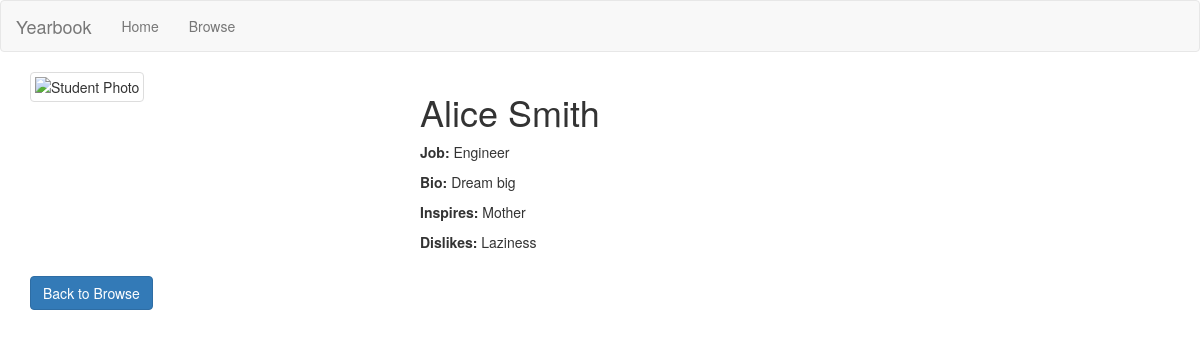
The page /student_page.php?id=3 on the database its author committed.
### tables this page shows
CREATE TABLE `students_login` (
  `id` int(8) NOT NULL,
  `fn` varchar(16) NOT NULL,
  `ln` varchar(16) NOT NULL,
  `photo` varchar(64) DEFAULT NULL,
  `job` varchar(64) DEFAULT NULL,
  `words` varchar(256) DEFAULT NULL,
  `inspire` varchar(256) DEFAULT NULL,
  `dislike` varchar(256) DEFAULT NULL,
  `email` varchar(100) NOT NULL,
  `password` varchar(255) NOT NULL
);

### student_page.php (the view, shortened to what this page needs)
<?php
include_once 'crud.php';
if (isset($_GET['id'])) {
    $id = $_GET['id'];
    $query = $mySQLiconn->prepare("SELECT * FROM students_login WHERE id = ?");
    $query->bind_param("i", $id);
    $query->execute();
    $result = $query->get_result();
    $row = $result->fetch_assoc();
} else {
    echo "No student ID provided.";
    exit;
}
?>
<!DOCTYPE html>
<html>
<head>
    <link rel="stylesheet" href="https://maxcdn.bootstrapcdn.com/bootstrap/3.3.7/css/bootstrap.min.css">
    <link rel="stylesheet" href="./styles.css">
</head>
<body>
    <header>
        <nav class="navbar navbar-default">
            <div class="container-fluid">
                <div class="navbar-header">
                    <a class="navbar-brand" href="#">Yearbook</a>
                </div>
                <ul class="nav navbar-nav">
                    <li><a href="index.php">Home</a></li>
                    <li><a href="browse.php">Browse</a></li>
                </ul>
            </div>
        </nav>
    </header>
    <div class="container student-details">
        <div class="row">
            <div class="col-md-4">
                <?php if (!is_null($row['photo'])): ?>
                    <img src="./uploaded_files/<?php echo htmlspecialchars($row['photo']); ?>" class="img-responsive img-thumbnail" alt="Student Photo">
                <?php endif; ?>
            </div>
            <div class="col-md-8">
                <h1><?php echo htmlspecialchars($row['fn']).' '.htmlspecialchars($row['ln']); ?></h1>
                <p><strong>Job:</strong> <?php echo htmlspecialchars($row['job']); ?></p>
                <p><strong>Bio:</strong> <?php echo htmlspecialchars($row['words']); ?></p>
                <p><strong>Inspires:</strong> <?php echo htmlspecialchars($row['inspire']); ?></p>
                <p><strong>Dislikes:</strong> <?php echo htmlspecialchars($row['dislike']); ?></p>
            </div>
        </div>
        <a href="browse.php" class="btn btn-primary my-2">Back to Browse</a>
    </div>
</body>
</html>

### styles.css (style rules this page uses)
.student-details a { margin-top: 1em; }

### rows shown on the page
students_login: fn "Alice", ln "Smith", job "Engineer", words "Dream big", inspire "Mother", dislike "Laziness"
